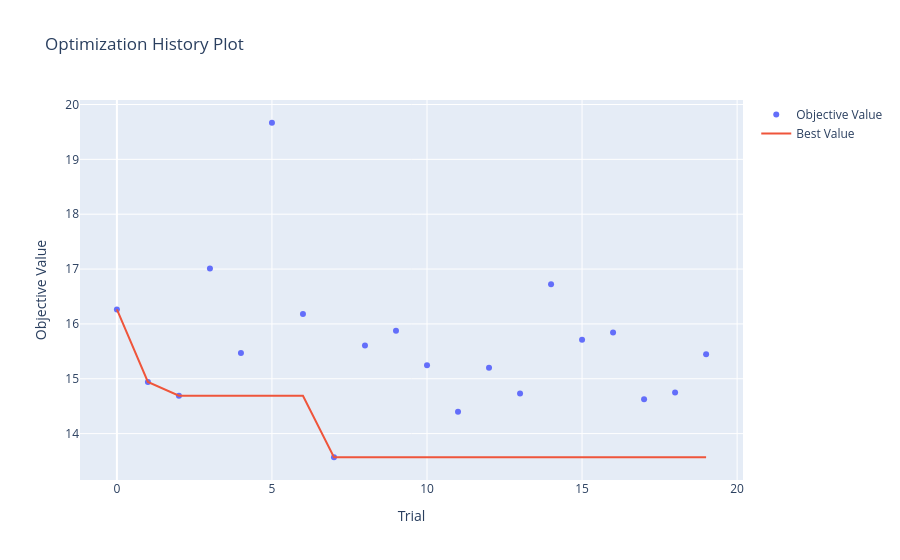

The notebook cell saved with this chart:
### Markdown cell above
- some selected optuna history plots of optimizations (show value of objective function across studies -> RMSE)
- note that trials numbers can exceed 20 if previous ones crashed due to memory issues. total of successful trials always sums up to 20 though.

### Code cell
# NOx no lags

study = optuna.load_study(
    study_name="30_07_00_20_MLP_NY_NOx",
    storage="sqlite:///optuna_studies.db"
)

opt_history = plot_optimization_history(study)
opt_history.show()

### Figure 1 — Plotly figure (JSON) as saved in the notebook; plotly's stock layout.template omitted (floating-point values rounded to 4 significant figures)
{"data": [{"mode": "markers", "name": "Objective Value", "type": "scatter", "x": [0, 1, 2, 3, 4, 5, 6, 7, 8, 9, 10, 11, 12, 13, 14, 15, 16, 17, 18, 19], "y": [16.26, 14.94, 14.69, 17.01, 15.47, 19.67, 16.18, 13.57, 15.61, 15.88, 15.25, 14.4, 15.2, 14.73, 16.72, 15.71, 15.85, 14.63, 14.75, 15.45]}, {"mode": "lines", "name": "Best Value", "type": "scatter", "x": [0, 1, 2, 3, 4, 5, 6, 7, 8, 9, 10, 11, 12, 13, 14, 15, 16, 17, 18, 19], "y": [16.26, 14.94, 14.69, 14.69, 14.69, 14.69, 14.69, 13.57, 13.57, 13.57, 13.57, 13.57, 13.57, 13.57, 13.57, 13.57, 13.57, 13.57, 13.57, 13.57]}, {"marker": {"color": "#cccccc"}, "mode": "markers", "name": "Infeasible Trial", "showlegend": false, "type": "scatter", "x": [], "y": []}], "layout": {"title": {"text": "Optimization History Plot"}, "xaxis": {"title": {"text": "Trial"}}, "yaxis": {"title": {"text": "Objective Value"}}}}
